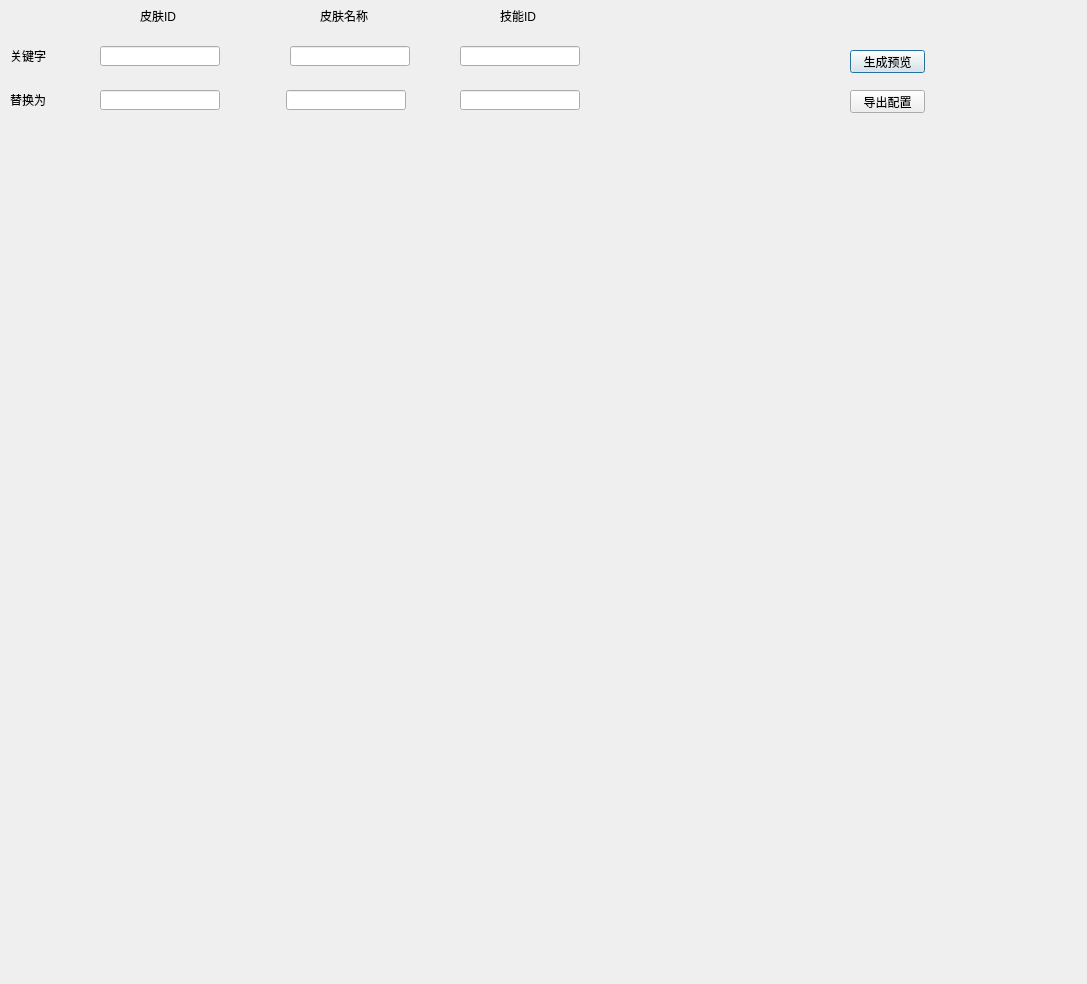
<?xml version="1.0" encoding="UTF-8"?>
<ui version="4.0">
 <class>QtSkillModelGenerate</class>
 <widget class="QDialog" name="QtSkillModelGenerate">
  <property name="windowModality">
   <enum>Qt::WindowModal</enum>
  </property>
  <property name="geometry">
   <rect>
    <x>0</x>
    <y>0</y>
    <width>1087</width>
    <height>984</height>
   </rect>
  </property>
  <property name="windowTitle">
   <string>Dialog</string>
  </property>
  <property name="modal">
   <bool>true</bool>
  </property>
  <widget class="QWidget" name="gridLayoutWidget">
   <property name="geometry">
    <rect>
     <x>9</x>
     <y>119</y>
     <width>1071</width>
     <height>861</height>
    </rect>
   </property>
   <layout class="QGridLayout" name="gLayoutPreview"/>
  </widget>
  <widget class="QLabel" name="label_4">
   <property name="geometry">
    <rect>
     <x>320</x>
     <y>10</y>
     <width>48</width>
     <height>12</height>
    </rect>
   </property>
   <property name="text">
    <string>皮肤名称</string>
   </property>
  </widget>
  <widget class="QLabel" name="label_5">
   <property name="geometry">
    <rect>
     <x>500</x>
     <y>10</y>
     <width>36</width>
     <height>12</height>
    </rect>
   </property>
   <property name="text">
    <string>技能ID</string>
   </property>
  </widget>
  <widget class="QLineEdit" name="edit_src_skinid">
   <property name="geometry">
    <rect>
     <x>100</x>
     <y>46</y>
     <width>120</width>
     <height>20</height>
    </rect>
   </property>
   <property name="alignment">
    <set>Qt::AlignCenter</set>
   </property>
  </widget>
  <widget class="QLineEdit" name="edit_src_skinname">
   <property name="geometry">
    <rect>
     <x>290</x>
     <y>46</y>
     <width>120</width>
     <height>20</height>
    </rect>
   </property>
   <property name="alignment">
    <set>Qt::AlignCenter</set>
   </property>
  </widget>
  <widget class="QLineEdit" name="edit_src_skillid">
   <property name="geometry">
    <rect>
     <x>460</x>
     <y>46</y>
     <width>120</width>
     <height>20</height>
    </rect>
   </property>
   <property name="alignment">
    <set>Qt::AlignCenter</set>
   </property>
  </widget>
  <widget class="QLineEdit" name="edit_dst_skinname">
   <property name="geometry">
    <rect>
     <x>286</x>
     <y>90</y>
     <width>120</width>
     <height>20</height>
    </rect>
   </property>
   <property name="alignment">
    <set>Qt::AlignCenter</set>
   </property>
  </widget>
  <widget class="QLineEdit" name="edit_dst_skinid">
   <property name="geometry">
    <rect>
     <x>100</x>
     <y>90</y>
     <width>120</width>
     <height>20</height>
    </rect>
   </property>
   <property name="alignment">
    <set>Qt::AlignCenter</set>
   </property>
  </widget>
  <widget class="QLineEdit" name="edit_dst_skillid">
   <property name="geometry">
    <rect>
     <x>460</x>
     <y>90</y>
     <width>120</width>
     <height>20</height>
    </rect>
   </property>
   <property name="alignment">
    <set>Qt::AlignCenter</set>
   </property>
  </widget>
  <widget class="QPushButton" name="btn_generate">
   <property name="geometry">
    <rect>
     <x>850</x>
     <y>50</y>
     <width>75</width>
     <height>23</height>
    </rect>
   </property>
   <property name="text">
    <string>生成预览</string>
   </property>
  </widget>
  <widget class="QPushButton" name="btn_export">
   <property name="geometry">
    <rect>
     <x>850</x>
     <y>90</y>
     <width>75</width>
     <height>23</height>
    </rect>
   </property>
   <property name="text">
    <string>导出配置</string>
   </property>
  </widget>
  <widget class="QLabel" name="label">
   <property name="geometry">
    <rect>
     <x>10</x>
     <y>50</y>
     <width>36</width>
     <height>12</height>
    </rect>
   </property>
   <property name="text">
    <string>关键字</string>
   </property>
  </widget>
  <widget class="QLabel" name="label_2">
   <property name="geometry">
    <rect>
     <x>10</x>
     <y>94</y>
     <width>36</width>
     <height>12</height>
    </rect>
   </property>
   <property name="text">
    <string>替换为</string>
   </property>
  </widget>
  <widget class="QLabel" name="label_3">
   <property name="geometry">
    <rect>
     <x>140</x>
     <y>10</y>
     <width>36</width>
     <height>12</height>
    </rect>
   </property>
   <property name="text">
    <string>皮肤ID</string>
   </property>
  </widget>
 </widget>
 <resources/>
 <connections/>
</ui>
